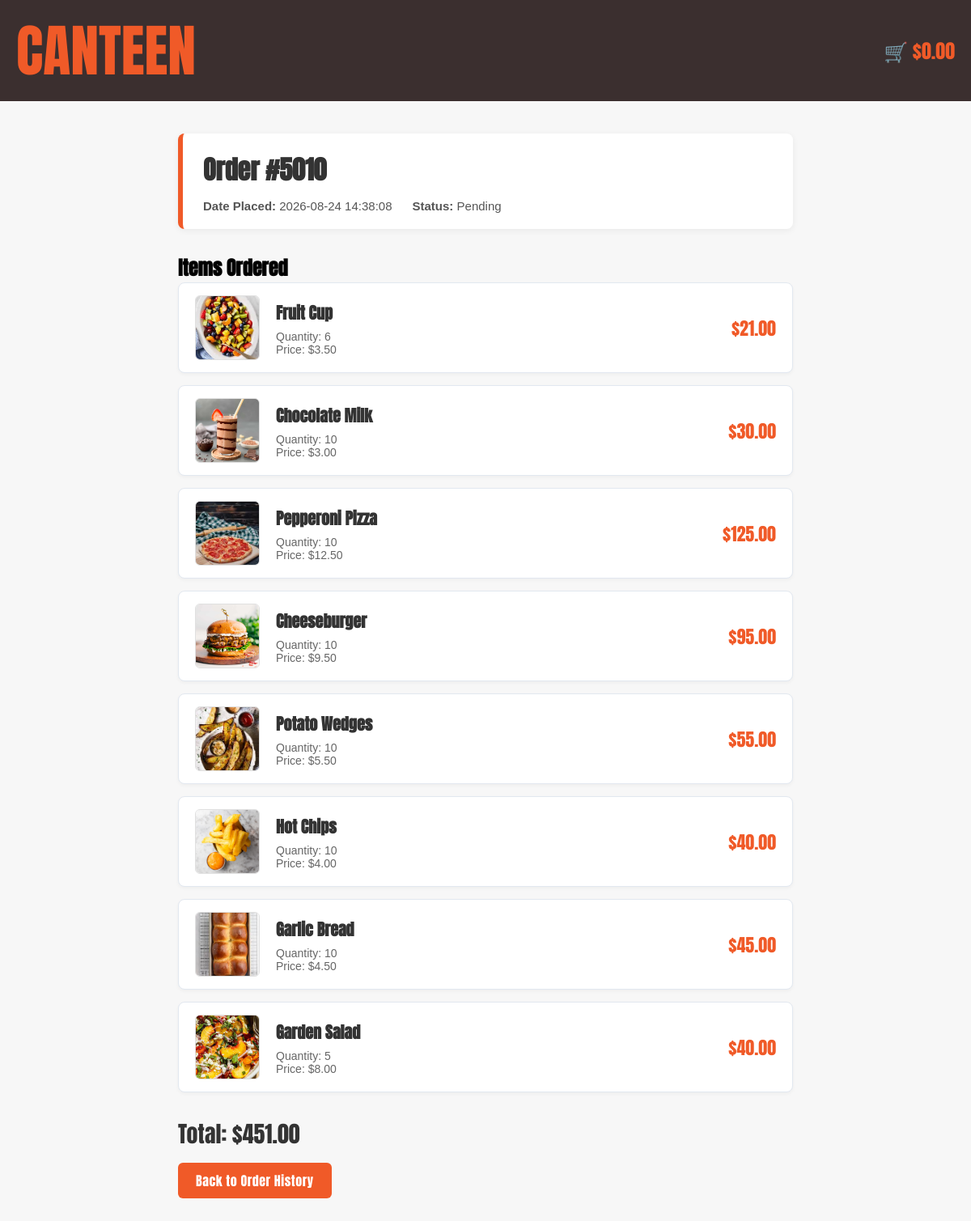
/order/5010 (signed in), run on the app's committed database.
### tables this page shows
CREATE TABLE "Order" (order_ID INTEGER PRIMARY KEY NOT NULL UNIQUE, student_ID INTEGER (5) REFERENCES User (ID), order_date TEXT, total_price NUMERIC (10, 2), status INTEGER);

CREATE TABLE Order_Detail (detail_ID INTEGER PRIMARY KEY UNIQUE, order_ID INTEGER CONSTRAINT fk_orderdetails_order REFERENCES "Order" (order_ID) ON DELETE CASCADE, item_ID INTEGER CONSTRAINT fk_orderdetails_menu REFERENCES Menu (item_ID), quantity INTEGER);

CREATE TABLE Menu (item_ID INTEGER PRIMARY KEY NOT NULL UNIQUE, item_name TEXT, item_type TEXT, is_available INTEGER, price NUMERIC (10, 2), item_photo TEXT, item_description TEXT);

### app.py (the view)
@app.route('/order/<int:order_id>')
def order_detail(order_id):
    if 'user_id' not in session:
        return redirect('/login')
    user_id = session['user_id']
    db = get_db()
    db.row_factory = sqlite3.Row
    cursor = db.cursor()
    cursor.execute(
        """
        SELECT order_ID, order_date, total_price, status
        FROM "Order"
        WHERE order_ID = ? AND student_ID = ?
        """,
        (order_id, user_id)
    )
    order = cursor.fetchone()
    if not order:
        cursor.close()
        flash("Order not found or access denied.")
        return redirect('/order_history')
    cursor.execute(
        """
        SELECT Menu.item_name, Menu.price, Menu.item_photo, Order_Detail.quantity
        FROM Order_Detail
        JOIN Menu ON Order_Detail.item_ID = Menu.item_ID
        WHERE Order_Detail.order_ID = ?
        """,
        (order_id,)
    )
    items = cursor.fetchall()
    cursor.close()
    return render_template(
        'order_detail.html',
        order=order,
        items=items,
        total=get_trolley_total()
    )

### app.py (called while the page is built)
def get_db():
    db = getattr(g, '_database', None)
    if db is None:
        db = g._database = sqlite3.connect(DATABASE)
    return db

@app.teardown_appcontext
def close_connection(_exception):
    db = getattr(g, '_database', None)
    if db is not None:
        db.close()

def get_trolley_total():
    if 'user_id' not in session:
        return 0.0
    user_id = session['user_id']
    db = get_db()
    db.row_factory = sqlite3.Row
    cursor = db.cursor()
    cursor.execute(
        """
        SELECT Menu.price, Trolley.quantity
        FROM Trolley
        JOIN Menu ON Trolley.item_ID = Menu.item_ID
        WHERE Trolley.user_ID = ?
        """,
        (user_id,)
    )
    trolley_items = cursor.fetchall()
    cursor.close()
    return sum(item_data['price'] * item_data['quantity'] for item_data in trolley_items)

### templates/order_detail.html (shortened to what this page needs)
<!DOCTYPE html>
<html lang="en">
<head>
  <link rel="stylesheet" href="{{ url_for('static', filename='style.css') }}">
  <link rel="stylesheet" href="{{ url_for('static', filename='order_detail.css') }}">
</head>
<body>
  <header>
    <div class="top-bar">
      <div class="container top-bar-content">
        <div class="top-left"><a href="{{ url_for('home') }}">CANTEEN</a></div>
        <div class="cart">
          <a href="{{ url_for('trolley') }}" id="cart-total-link">🛒 ${{ "%.2f"|format(total) }}</a>
        </div>
      </div>
    </div>
  </header>
  <main class="detail-container">
    <div class="order-header-box">
      <h1>Order #{{ order.order_ID }}</h1>
      <div class="order-meta">
        <span><strong>Date Placed:</strong> {{ order.order_date }}</span>
        <span>
          <strong>Status:</strong>
          {% if order.status == 1 %}Completed{% else %}Pending{% endif %}
        </span>
      </div>
    </div>
    <h2>Items Ordered</h2>
    <div class="detail-items-list">
      {% for item in items %}
        <div class="detail-item-card">
          <img src="{{ url_for('static', filename='images/' + item.item_photo) }}" alt="{{ item.item_name }}" class="detail-item-img">
          <div class="detail-item-info">
            <h3>{{ item.item_name }}</h3>
            <p>Quantity: {{ item.quantity }}</p>
            <p>Price: ${{ "%.2f"|format(item.price) }}</p>
          </div>
          <div class="detail-item-subtotal">
            ${{ "%.2f"|format(item.price * item.quantity) }}
          </div>
        </div>
      {% endfor %}
    </div>
    <div class="summary-total"><p>Total: ${{ "%.2f"|format(order.total_price) }}</p></div>
    <a href="{{ url_for('order_history') }}" class="back-btn">Back to Order History</a>
  </main>
</body>
</html>

### static/style.css (style rules this page uses)
* { margin: 0; padding: 0; box-sizing: border-box; }
body { margin: 0; padding: 0; overflow-x: hidden; background-color: #f7f7f7; font-family: "Anton", sans-serif; text-transform: uppercase; }
.container { width: 100%; max-width: 1400px; margin-left: auto; margin-right: auto; padding-left: 20px; padding-right: 20px; }
.top-bar { background: #3b2f2f; width: 100%; padding: 10px 0; }
.top-bar-content { display: flex; justify-content: space-between; align-items: center; }
.top-left, .top-right { flex: 1; }
.top-left a { color: #f05a28; font-size: 70px; text-decoration: none; display: flex; }
.cart a { margin-left: auto; padding: 12px 0px 12px 20px; }
h1 { font-weight: 700; font-style: normal; text-align: left; margin: 25px 0 20px 0; color: #3b2f2f; }

### static/order_detail.css (style rules this page uses)
body { font-family: "Anton", sans-serif; text-transform: none; }
.cart a { margin-left: auto; padding: 12px 0px 12px 20px; text-decoration: none; color: #f05a28; font-weight: 400; display: inline-block; font-size: 24px; }
.detail-container { max-width: 800px; margin: 40px auto; padding: 0 20px; font-family: Arial, sans-serif; }
.order-header-box { background-color: #ffffff; border-left: 6px solid #f05a28; border-radius: 8px; padding: 20px 25px; margin-bottom: 30px; box-shadow: 0 2px 8px rgba(0, 0, 0, 0.06); }
.order-header-box h1 { font-family: 'Anton', sans-serif; font-size: 32px; margin: 0 0 12px 0; color: #333333; }
.order-meta { display: flex; gap: 25px; color: #555555; font-size: 15px; font-family: Arial, sans-serif; }
h2 { font-family: "Anton"; }
.detail-items-list { display: flex; flex-direction: column; gap: 15px; margin-bottom: 30px; }
.detail-item-card { display: flex; align-items: center; background-color: #ffffff; border: 1px solid #e2e8f0; border-radius: 8px; padding: 15px 20px; gap: 20px; box-shadow: 0 2px 4px rgba(0, 0, 0, 0.04); }
img.detail-item-img { width: 80px; height: 80px; max-width: 80px; max-height: 80px; object-fit: cover; border-radius: 6px; border: 1px solid #e0e0e0; flex-shrink: 0; }
.detail-item-info { flex-grow: 1; }
.detail-item-info h3 { font-family: 'Anton', sans-serif; font-size: 20px; margin: 0 0 6px 0; color: #333333; }
.detail-item-info p { margin: 0; color: #666666; font-size: 14px; font-family: Arial, sans-serif; }
.detail-item-subtotal { font-family: 'Anton', sans-serif; font-size: 22px; color: #f05a28; }
.summary-total { font-family: 'Anton', sans-serif; font-size: 28px; color: #333333; margin: 0 0 15px 0; }
a.back-btn { display: inline-block; background-color: #f05a28; color: #ffffff; padding: 10px 22px; border-radius: 6px; text-decoration: none; font-family: 'Anton', sans-serif; font-size: 16px; letter-spacing: 0.5px; transition: background-color 0.2s ease; }

### data on the page
Order: order_ID "5010", order_date "2026-08-24 14:38:08", total_price "451.00"
Order_Detail: item_photo (picture), item_name "Fruit Cup", quantity "6"
Menu: price "3.50", item.price*item.quantity "21.00"
Order_Detail: item_photo (picture), item_name "Chocolate Milk", quantity "10"
Menu: price "3.00", item.price*item.quantity "30.00"
Order_Detail: item_photo (picture), item_name "Pepperoni Pizza", quantity "10"
Menu: price "12.50", item.price*item.quantity "125.00"
Order_Detail: item_photo (picture), item_name "Cheeseburger", quantity "10"
Menu: price "9.50", item.price*item.quantity "95.00"
Order_Detail: item_photo (picture), item_name "Potato Wedges", quantity "10"
Menu: price "5.50", item.price*item.quantity "55.00"
Order_Detail: item_photo (picture), item_name "Hot Chips", quantity "10"
Menu: price "4.00", item.price*item.quantity "40.00"
Order_Detail: item_photo (picture), item_name "Garlic Bread", quantity "10"
Menu: price "4.50", item.price*item.quantity "45.00"
Order_Detail: item_photo (picture), item_name "Garden Salad", quantity "5"
Menu: price "8.00", item.price*item.quantity "40.00"

### other printed values
{{ "%.2f"|format(total) }} "0.00"
